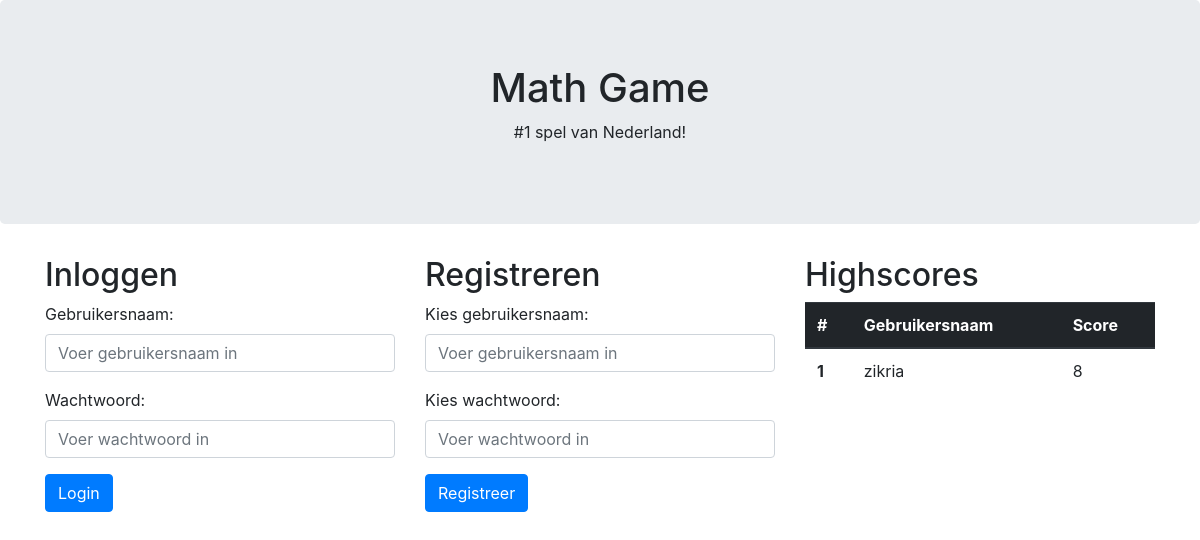
Before: / with the older database file.
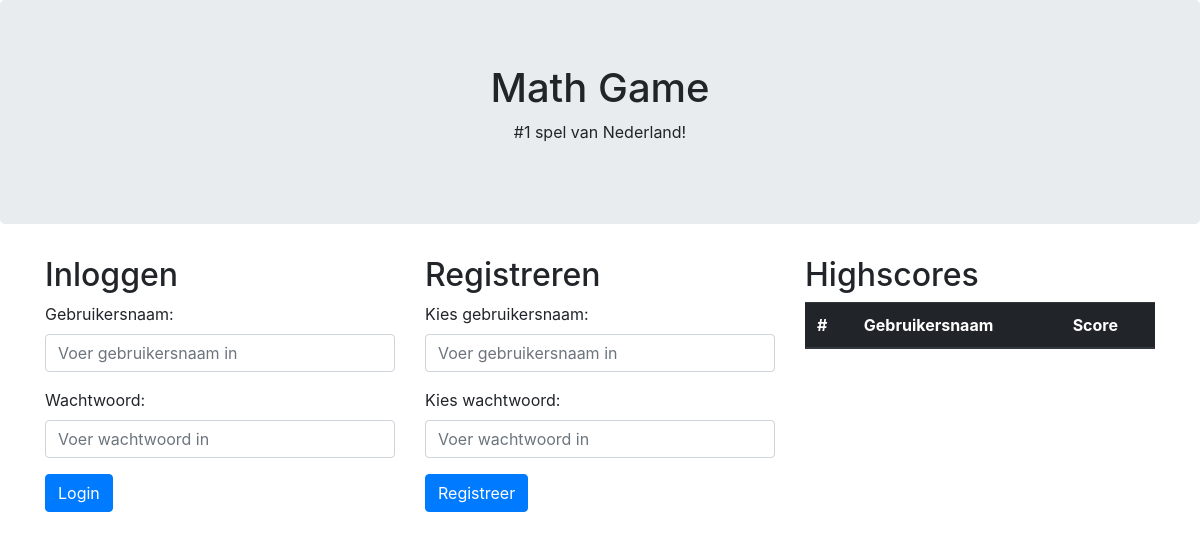
After: the same page with the newer database file.
### tables this page shows
CREATE TABLE `users` (
  `gebruikersnaam` varchar(30) NOT NULL,
  `score` int(11) NOT NULL,
  `wachtwoord` varchar(255) NOT NULL,
  `keuze` varchar(5) DEFAULT NULL,
  `saldo` int(11) NOT NULL DEFAULT 0,
  `currentChar` varchar(25) DEFAULT NULL
);

### includes/highscores.php (the view)
<h2>Highscores</h2>
<?php
if ($resultHighscore = mysqli_query($conn, "SELECT score, gebruikersnaam FROM users ORDER BY score DESC")) {
    echo"<table class='table'><thead class='thead-dark'>";
    echo"<tr>
            <th scope='col'>#</th>
            <th scope='col'>Gebruikersnaam</th>
            <th scope='col'>Score</th>
        </tr>
        </thead><tbody>";
    $counter = 1;
    $max = 20;
    while (($rowHighscore = mysqli_fetch_array($resultHighscore)) and ($counter <= $max)) {
        echo "<tr>
            <th scope='row'>".$counter."</th>
            <td>".($rowHighscore['gebruikersnaam'])."</td>
            <td>".($rowHighscore['score'])."</td>
        </tr>";
        $counter++;
    }
    echo"</tbody></table>";
}else{
    echo "Nog niemand heeft een score behaald!";
}

### includes/header.php (shortened to what this page needs)
<html>
<head>
    <link rel="stylesheet" href="style.css">
    <link rel="stylesheet" href="https://maxcdn.bootstrapcdn.com/bootstrap/4.0.0/css/bootstrap.min.css">
</head>
<body>

### index.php (shortened to what this page needs)
<?php
include_once "includes/header.php";
include_once "includes/connection.php";
?>
<div class="jumbotron text-center">
  <h1>Math Game</h1>
  <p>#1 spel van Nederland!</p>
</div>
<div class="container">
    <div class="row">
        <div class="col-sm-4">
            <h2>Inloggen</h2>
            <form action="functions/login.php" method="POST">
                <div class="form-group">
                    <label for="username">Gebruikersnaam:</label>
                    <input type="text" class="form-control" required id="username" placeholder="Voer gebruikersnaam in" name="username">
                </div>
                <div class="form-group">
                    <label for="password">Wachtwoord:</label>
                    <input type="password" class="form-control" id="password" required placeholder="Voer wachtwoord in" name="password">
                </div>
                <button type="submit" value="Login" name="submit" class="btn btn-primary">Login</button>
            </form>
        </div>
        <div class="col-sm-4">
            <h2>Registreren</h2>
            <form action="functions/register.php" method="POST">
                <div class="form-group">
                    <label for="username">Kies gebruikersnaam:</label>
                    <input type="text" class="form-control" required id="username" placeholder="Voer gebruikersnaam in" name="username">
                </div>
                <div class="form-group">
                    <label for="password">Kies wachtwoord:</label>
                    <input type="password" class="form-control" id="password" required placeholder="Voer wachtwoord in" name="password">
                </div>
                <button type="submit" value="Registreer" name="submit" class="btn btn-primary">Registreer</button>
            </form>
        </div>
        <div class="col-sm-4">
            <?php include_once "includes/highscores.php"; ?>
        </div>
    </div>
</div>
<?php
include_once "includes/footer.php";

### includes/footer.php
</body>
</html>

Changed rows visible on the page:
removed users: gebruikersnaam "zikria", score "8"
